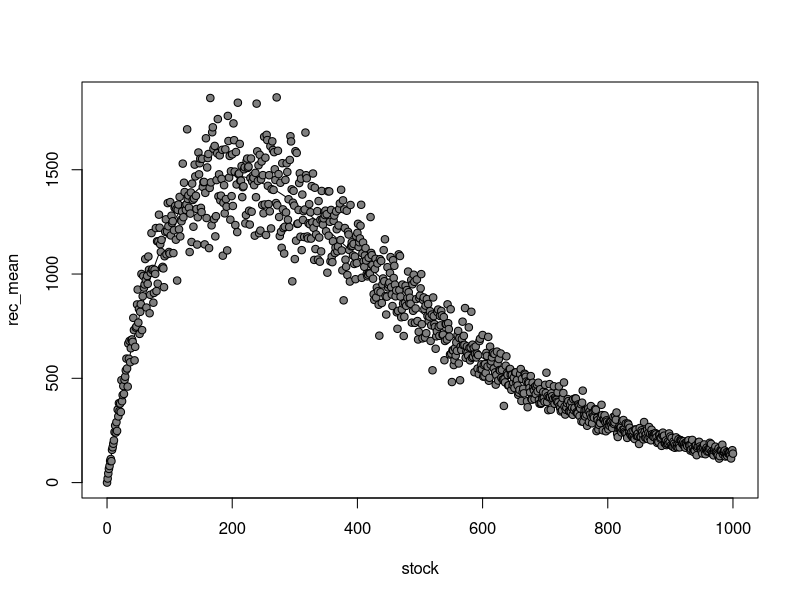
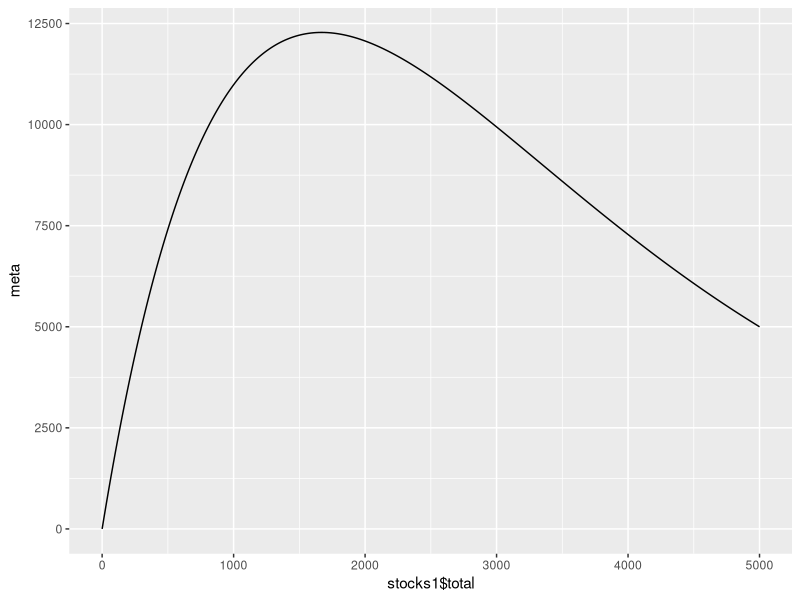
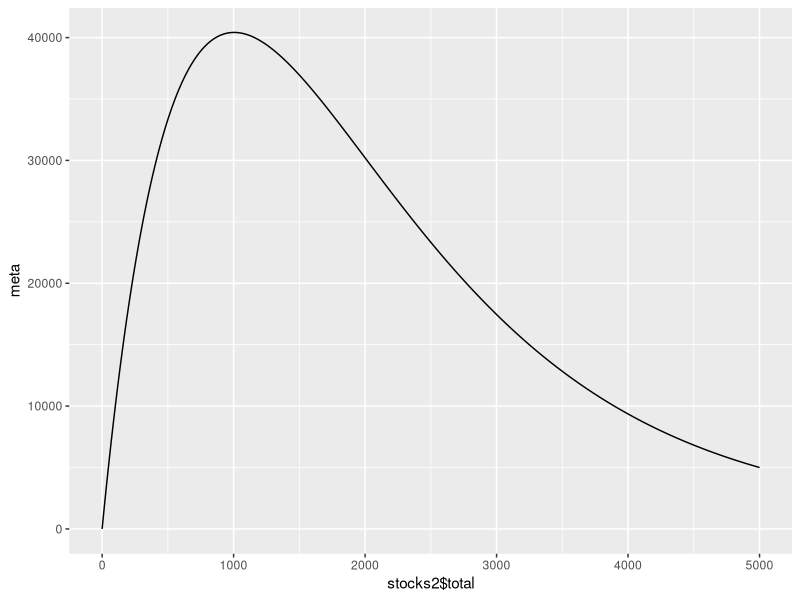
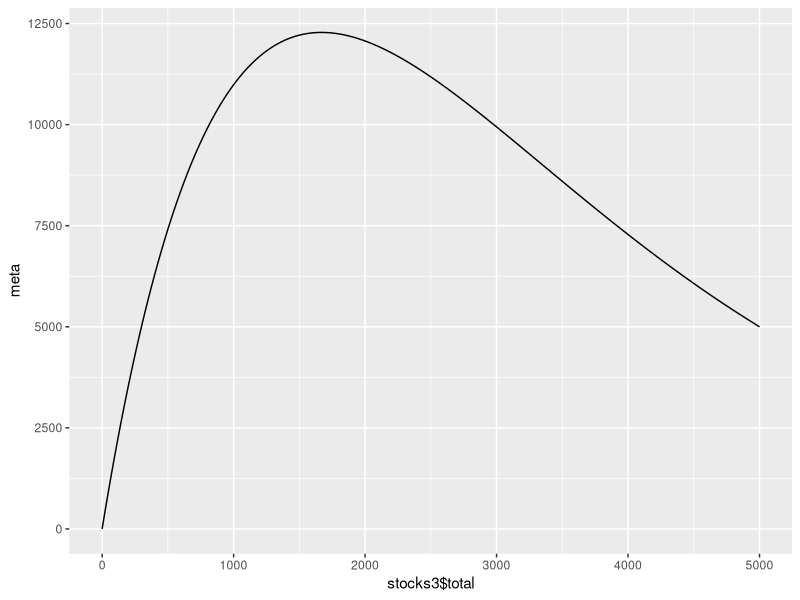
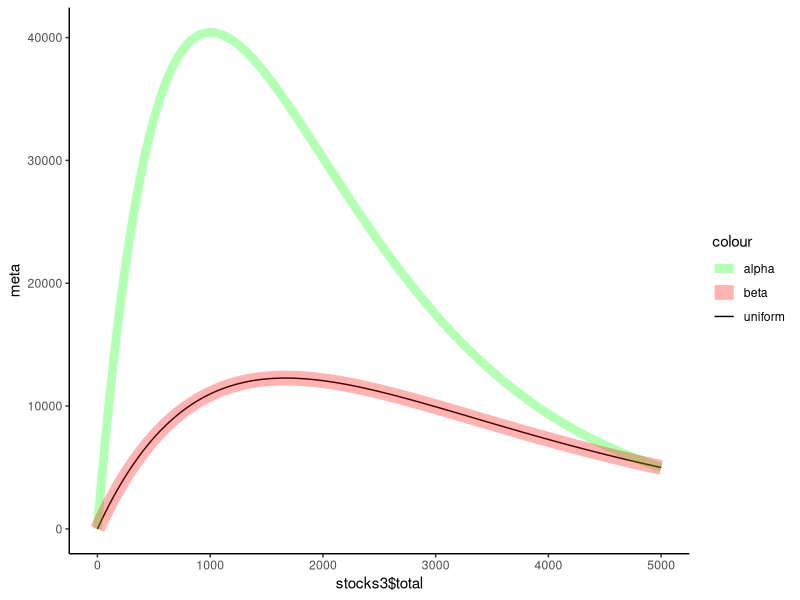

Recreate these plots in R, in order.
## ---- chunk 1
knitr::opts_chunk$set(echo = TRUE)

library(dplyr)
library(ggplot2)


#base ricker setup
alpha <- 20
beta <- 5e-3
cv <- 0.1
stock <- 0:1000
rec_mean <- alpha*stock*exp(-beta*stock)
rec.obs <- pmax(0,rnorm(length(stock),mean=rec_mean,sd=rec_mean*cv))

ricker <-function(Nadults){alpha*Nadults*exp(-beta*Nadults)}

plot(stock,rec_mean,type="l",ylim=c(0,max(rec.obs)))
points(stock,rec.obs,pch=21,bg="grey50")


## ---- chunk 2
#function that calculates carrying capacity
k <- function(alpha,beta){
  log(alpha)/beta
}

beta <- function(alpha,k){
  log(alpha)/k
}

alpha <- function(beta,k){
  exp(beta*k)
}

#pop/n 1:5 of metapop/n 1
df1 <- c(1:5)
df1 <- data.frame(df1,alpha=rep(20,5))

df1$beta <- beta(df1$alpha, 1000)
df1$k1 <- k(df1$alpha,df1$beta)
stocks1 <- data.frame(pop1=rep(99,1001),pop2=rep(99,1001),pop3=rep(99,1001),pop4=rep(99,1001),pop5=rep(99,1001))

for(i in 1:5){
  stocks1[,i] <- df1$k1[i]*seq(0,1,by=0.001)
}


rec_mean1 <- data.frame(pop1=rep(99,1001),pop2=rep(99,1001),pop3=rep(99,1001),pop4=rep(99,1001),pop5=rep(99,1001))

for(i in 1:5){
  rec_mean1[,i] <- df1$alpha[i]*stocks1[,i]*exp(-df1$beta[i]*stocks1[,i])
}

rec_mean1 <- rec_mean1 %>% mutate(meta = pop1+pop2+pop3+pop4+pop5)
stocks1 <- stocks1 %>% mutate(total = pop1+pop2+pop3+pop4+pop5)

ggplot(rec_mean1, aes(x=stocks1$total, y=meta))+
  geom_line()
## ---- chunk 3
#carrying capacity of the metapopulation remains essentially the same if you use rnorm to sample alphas while keeping the mean alpha the same as the homogenous metapopulation
#have to be careful that the range of stock sizes you run are proportional to the carrying capacity of the sub population
#pop/n 1:5 of metapop/n 2
df2 <- c(1:5)
df2 <- data.frame(df2,k=c(1000,200,1800,1500,500))
df2$beta <- rep(0.002995732,5)
df2$alpha <- alpha(df2$beta, df2$k)
stocks2 <- data.frame(pop1=rep(99,1001),pop2=rep(99,1001),pop3=rep(99,1001),pop4=rep(99,1001),pop5=rep(99,1001))

for(i in 1:5){
  stocks2[,i] <- df2$k[i]*seq(0,1,by=0.001)
}

rec_mean2 <- data.frame(pop1=rep(99,1001),pop2=rep(99,1001),pop3=rep(99,1001),pop4=rep(99,1001),pop5=rep(99,1001))

for(i in 1:5){
  rec_mean2[,i] <- df2$alpha[i]*stocks2[,i]*exp(-df2$beta[i]*stocks2[,i])
}

rec_mean2 <- rec_mean2 %>% mutate(meta = pop1+pop2+pop3+pop4+pop5)
stocks2 <- stocks2 %>% mutate(total = pop1+pop2+pop3+pop4+pop5)

ggplot(rec_mean2, aes(x=stocks2$total, y=meta))+
  geom_line()

## ---- chunk 4
#carrying capacity of the metapopulation remains essentially the same if you use rnorm to sample alphas while keeping the mean alpha the same as the homogenous metapopulation
#have to be careful that the range of stock sizes you run are proportional to the carrying capacity of the sub population
#pop/n 1:5 of metapop/n 2
df3 <- c(1:5)
df3 <- data.frame(df3,k=c(1000,200,1800,1500,500))
df3$alpha <- rep(20,5)
df3$beta <- beta(df3$alpha, df3$k)
stocks3 <- data.frame(pop1=rep(99,1001),pop2=rep(99,1001),pop3=rep(99,1001),pop4=rep(99,1001),pop5=rep(99,1001))

for(i in 1:5){
  stocks3[,i] <- df3$k[i]*seq(0,1,by=0.001)
}

rec_mean3 <- data.frame(pop1=rep(99,1001),pop2=rep(99,1001),pop3=rep(99,1001),pop4=rep(99,1001),pop5=rep(99,1001))

for(i in 1:5){
  rec_mean3[,i] <- df3$alpha[i]*stocks3[,i]*exp(-df3$beta[i]*stocks3[,i])
}

rec_mean3 <- rec_mean3 %>% mutate(meta = pop1+pop2+pop3+pop4+pop5)
stocks3 <- stocks3 %>% mutate(total = pop1+pop2+pop3+pop4+pop5)

ggplot(rec_mean3, aes(x=stocks3$total, y=meta))+
  geom_line()

#plotting all of the lines
ggplot(rec_mean1, aes(x=stocks3$total, y=meta, colour="uniform"))+
  theme_classic()+
  geom_line()+
  geom_line(data=rec_mean2, aes(x=stocks3$total, y=meta, colour="alpha"), alpha=0.3, size=3)+
  geom_line(data=rec_mean3, aes(x=stocks3$total, y=meta, colour="beta"), alpha=0.3, size=5)+
  scale_color_manual(values=c("beta"="red","uniform"="black","alpha"="green"))
  




